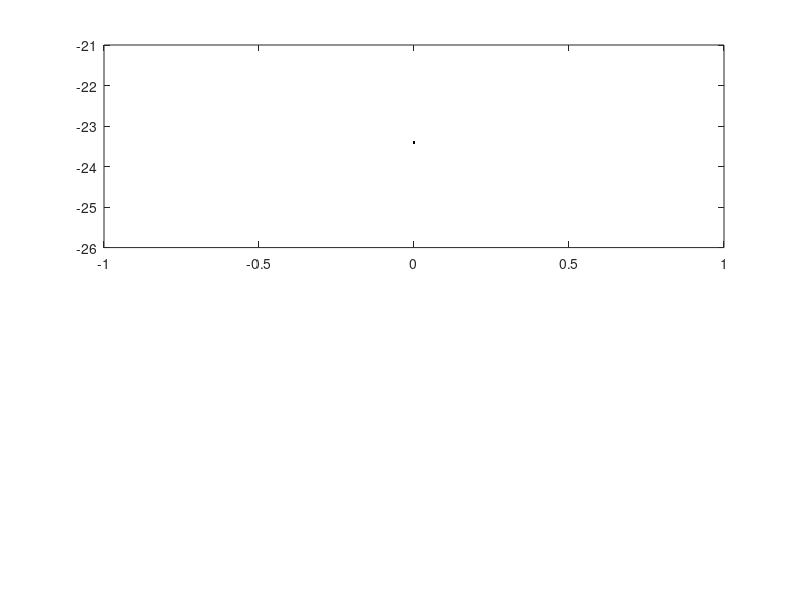

Here is the MATLAB script that generated this plot: (Note: this script raises an error after producing the figure.)
%% Define metavariables
clear all
close all
duration = 5;   % Duration of movement
dt = 0.1;       % Sampling rate

%% Define Update Equations (Coefficient matrices)

% State transition matrix
% State prediction
A = [1 dt; 0 1];

% Input control matrix
% Expected effect of the input acceleration on the state
B = [dt^2/2; dt];

% Measurement matrix
% The expected measurement given the predicted state
C = [1 0];

%% Define Main Variables
% Acceleration magnitute
u_t = 10;  

% Initial Sate
% Two components: [position; velocity]
x_t = [0; 0];

% State Estimante
% Estimate of initial location
% We will be updating this variable
xHat_t = x_t;

% Process Noise
% Standard deviation of process (acceleration in this case)
u_t_noiseMag = 0.05;

% Measurement Noise
% Standard deviation of measurement (position in this case)
z_t_noiseMag = 10;

% Covariance matrices for noise
% Convert stdv into covariance noise by squaring it
% Process covariance
E_x = u_t_noiseMag^2 * [dt^4/4, dt^3/2; dt^3/2, dt^2];

% Measurement covariance
E_z = z_t_noiseMag^2;

% Estimate of initial position variance
EHat_t = E_x;
%% Initialize result variables
% Actual path
p_actual = [];

% Actual velocity
v_actual = [];

% Measured path
z_t = [];
%% Simulate measurements over time

figure (1);
clf

for t = 0:dt:duration

    % Generate the Path
    % Acceleration Noise
    Ex = u_t_noiseMag*randn*B;
    % State Prediction
    x_t = A*x_t + B*u_t + Ex;

    % Generate Measurement
    % Measurement Noise
    Ez = z_t_noiseMag*randn;
    % Measurement Prediction
    zHat_t = C*x_t + Ez;

    % Store for Plot
    p_actual = [p_actual; x_t(1)];
    z_t = [z_t; zHat_t];
    v_actual = [v_actual; x_t(2)];
    
    % Iteratively plot the measurement
    subplot(2,1,1),plot(0:dt:t, p_actual, '-r.')
    subplot(2,1,1),plot(0:dt:t, z_t, '-k.')

    % Plot theoretical estimate without Kalman
    subplot(2,1,1),plot(0:dt:t, smooth(z_t),'-g.')
    axis([0 duration -30 max(p_actual)])

    hold on
    pause % Uncomment to see the discrete progress
end


% Add Labels to Plot
xlabel({'Time(s)'});
ylabel({'Position(m)'});
title({'Path Tracking without Kalman Filter'});
legend('Estimation','Actual','Measured')
hold on

%% Apply Kalman Filter
% Initialize Estimation Variables
% Estimate of the first component of the state (position)
xHat_t1 = [];
% Estimate of the second component of the state (velocity)
xHat_t2 = [];

% State
x_t = [0; 0];

% Prior covariance
E_tminus1 = E_x;
EHat_t_mag = [];

% Predicted state
x_predic =[];

% Predicted covariance
E_predic = [];

for t = 1:length(p_actual)

    % Predict the next state
    xHat_t = A * xHat_t + B * u_t;

    % Predict the next covariance
    EHat_t = A * EHat_t * A' + E_x;

    % Kalman gain
    K_t    = EHat_t * C' * inv(C * EHat_t * C' + E_z);

    % Update state estimate
    x_t = xHat_t + K_t *(z_t(t) - C*xHat_t);

    % Update covariance estimate
    E_t = (eye(2) - K_t * C)*EHat_t;

    % Store for plotting
    xHat_t1 = [xHat_t1; xHat_t(1)];
    xHat_t2 = [xHat_t2; xHat_t(2)];
    EHat_t_mag = [EHat_t_mag; EHat_t(1)];
end

%% Plot the results
tt = 0 : dt : duration;
subplot(2,1,2),plot(tt,p_actual,'-r.',tt,z_t,'-k.', tt,xHat_t1,'-g.');
axis([0 duration -30 max(p_actual)])
% Add labels to plot
legend('Actual','Measurement','Estimation')
xlabel({'Time(s)'});
ylabel({'Position(m)'});
title({'Path Tracking with Kalman Filter'});
